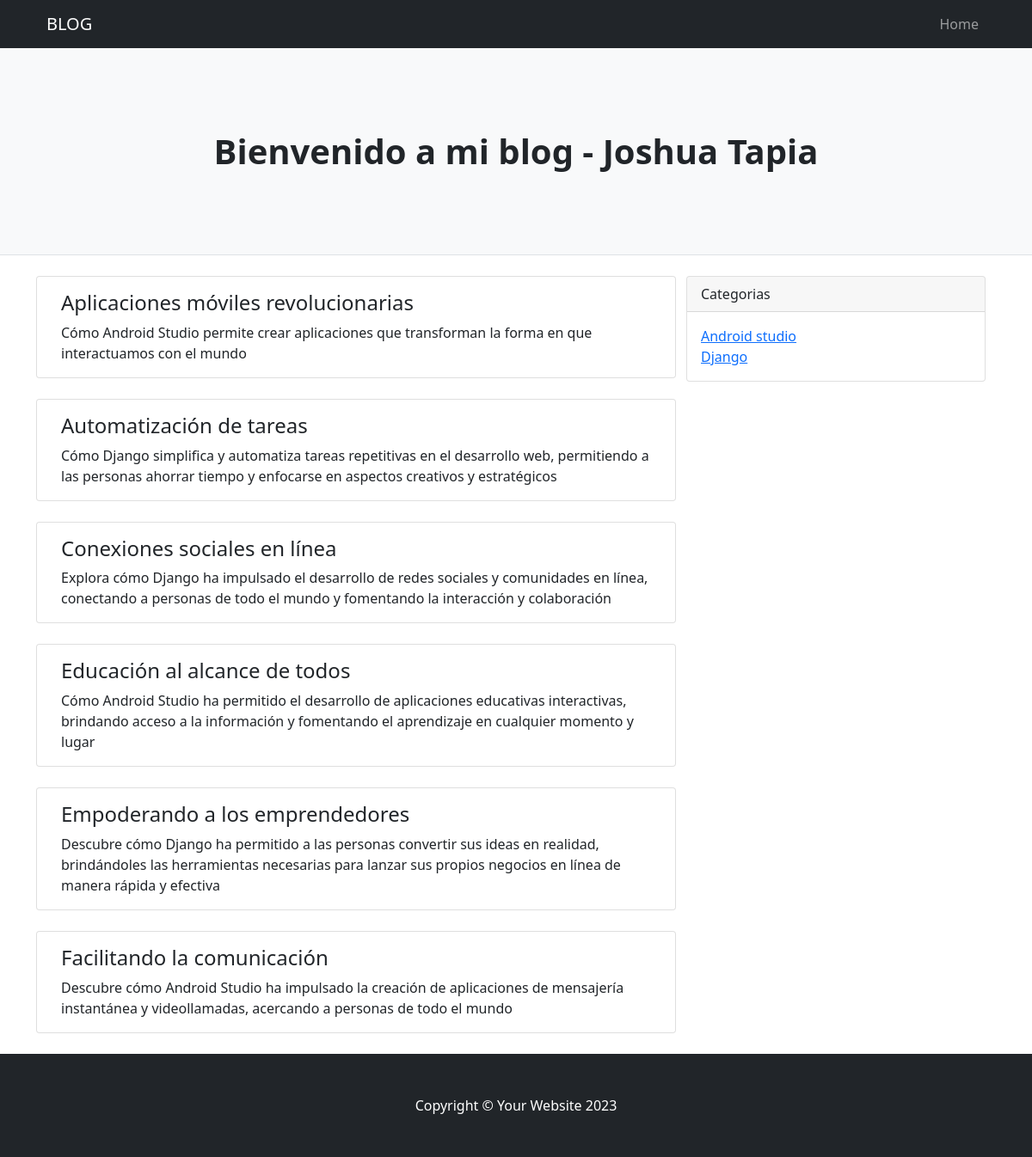
The page / on the database its author committed.
### blog/models.py (models this page shows, shortened)
class Post(models.Model):
    categoria = models.ForeignKey(Categoria,on_delete=models.CASCADE)
    titulo = models.CharField(max_length=200)
    descripcion = models.CharField(max_length=200)

class Categoria(models.Model):
    nombre = models.CharField(max_length=200)
    pub_date = models.DateTimeField('fecha de registro',auto_now=True)

### blog/views.py (the view)
# urls.py: path('', views.index, name="index"),
def index(request):
    post_list = Post.objects.order_by('titulo')[:6]
    categories_list = Categoria.objects.all()
    context = {
        'post_list' : post_list ,
        'categories_list': categories_list
    }
    return render(request,'index.html',context)

### blog/templates/index.html (shortened to what this page needs)
{% load static %}
<!DOCTYPE html>
<html lang="en">
    <head>
        <link href="{% static 'vendor/bootstrap/css/bootstrap.min.css' %}" rel="stylesheet">
    <link href="{% static 'css/styles.css' %}" rel="stylesheet">
    </head>
    <body>
        <nav class="navbar navbar-expand-lg navbar-dark bg-dark">
            <div class="container">
                <a class="navbar-brand" href="#!">BLOG</a>
                <div class="collapse navbar-collapse" id="navbarSupportedContent">
                    <ul class="navbar-nav ms-auto mb-2 mb-lg-0">
                        <li class="nav-item"><a class="nav-link" href="#">Home</a></li>
                    </ul>
                </div>
            </div>
        </nav>
        <header class="py-5 bg-light border-bottom mb-4">
            <div class="container">
                <div class="text-center my-5">
                    <h1 class="fw-bolder">Bienvenido a mi blog - Joshua Tapia</h1>
                </div>
            </div>
        </header>
        <div class="container">
            <div class="row">
                <div class="col-lg-8">
                    <div class="row">
                            {% for post in post_list %}
                            <div class="card mb-4">
                                <div class="card-body">
                                    <h2 class="card-title h4">{{ post.titulo}}</h2>
                                    <p class="card-text">{{ post.descripcion}}</p>
                                </div>
                            </div>
                            {% endfor %}
                    </div>
                </div>
                <div class="col-lg-4">
                    <div class="card mb-4">
                        <div class="card-header">Categorias</div>
                        <div class="card-body">
                            <div class="row">
                                <div class="col-sm-6">
                                    <ul class="list-unstyled mb-0">
                                        {% for cat in categories_list %}
                                        <li><a href="/categoria/{{ cat.id }}"">{{ cat.nombre }}</a></li>
                                        {% endfor %}
                                    </ul>
                                </div>
                            </div>
                        </div>
                    </div>
                </div>
            </div>
        </div>
        <footer class="py-5 bg-dark">
            <div class="container"><p class="m-0 text-center text-white">Copyright &copy; Your Website 2023</p></div>
        </footer>
    </body>
</html>

### rows shown on the page
Post: titulo "Aplicaciones móviles revolucionarias", descripcion "Cómo Android Studio permite crear aplicaciones que transforman la forma en que interactuamos con el mundo"
Post: titulo "Automatización de tareas", descripcion "Cómo Django simplifica y automatiza tareas repetitivas en el desarrollo web, permitiendo a las personas ahorrar tiempo y enfocarse en aspectos creativos y estratégicos"
Post: titulo "Conexiones sociales en línea", descripcion "Explora cómo Django ha impulsado el desarrollo de redes sociales y comunidades en línea, conectando a personas de todo el mundo y fomentando la interacción y colaboración"
Post: titulo "Educación al alcance de todos", descripcion "Cómo Android Studio ha permitido el desarrollo de aplicaciones educativas interactivas, brindando acceso a la información y fomentando el aprendizaje en cualquier momento y lugar"
Post: titulo "Empoderando a los emprendedores", descripcion "Descubre cómo Django ha permitido a las personas convertir sus ideas en realidad, brindándoles las herramientas necesarias para lanzar sus propios negocios en línea de manera rápida y efectiva"
Post: titulo "Facilitando la comunicación", descripcion "Descubre cómo Android Studio ha impulsado la creación de aplicaciones de mensajería instantánea y videollamadas, acercando a personas de todo el mundo"
Categoria: nombre "Android studio"
Categoria: nombre "Django"
